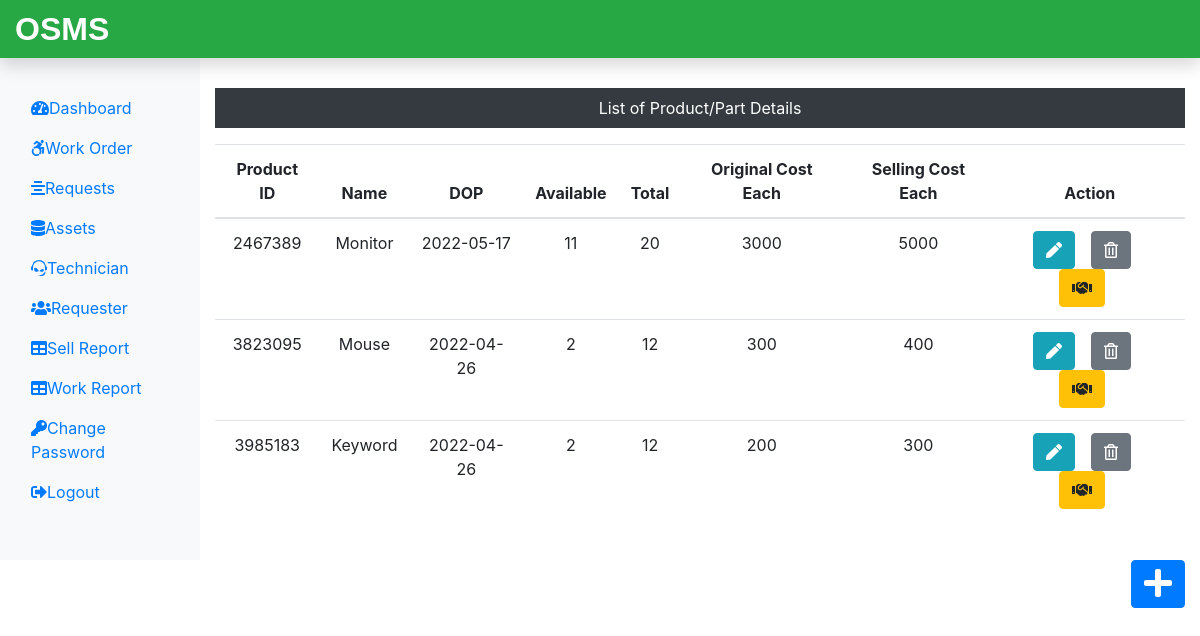
/Admin/assets.php (signed in), run on the app's committed database.
### tables this page shows
CREATE TABLE `assets_tb` (
  `pid` int(11) NOT NULL,
  `pname` varchar(60) NOT NULL,
  `pdop` date NOT NULL,
  `pava` int(11) NOT NULL,
  `ptotal` int(11) NOT NULL,
  `poriginalcost` int(11) NOT NULL,
  `psellingcost` int(11) NOT NULL
);

### Admin/assets.php (the view, shortened to what this page needs)
<?php
include('includes/header.php');
include('../dbconnection.php');
?>
<div class="col-sm-9 col-md-10 mt-5 text-center">
 <p class="bg-dark text-white p-2">List of Product/Part Details</p>
 <?php
  $sql = "SELECT * FROM assets_tb";
  $result = $conn->query($sql);
  if($result->num_rows > 0){
   echo '<table class="table">';
    echo '<thead>';
     echo '<tr>';
      echo '<th scope="col">Product ID</th>';
      echo '<th scope="col">Name</th>';
      echo '<th scope="col">DOP</th>';
      echo '<th scope="col">Available</th>';
      echo '<th scope="col">Total</th>';
      echo '<th scope="col">Original Cost Each</th>';
      echo '<th scope="col">Selling Cost Each</th>';
      echo '<th scope="col">Action</th>';
     echo '</tr>';
    echo '</thead>';
    echo '<tbody>';
     while($row = $result->fetch_assoc()){
      echo '<tr>';
       echo '<td>'.$row["pid"].'</td>';
       echo '<td>'.$row["pname"].'</td>';
       echo '<td>'.$row["pdop"].'</td>';
       echo '<td>'.$row["pava"].'</td>';
       echo '<td>'.$row["ptotal"].'</td>';
       echo '<td>'.$row["poriginalcost"].'</td>';
       echo '<td>'.$row["psellingcost"].'</td>';
       echo '<td>';
        echo '<form action="editproduct.php" class="d-inline" method="POST">';
         echo '<input type="hidden" name="id" value='.$row["pid"].'><button type="submit" class="btn btn-info mr-3" name="edit" value="Edit"><i class="fas fa-pen"></i></button>';
        echo '</form>';
        echo '<form action="" method="POST" class="d-inline">';
        echo '<input type="hidden" name="id" value='.$row["pid"].'><button type="submit" class="btn btn-secondary mr-3" name="delete" value="Delete"><i class="far fa-trash-alt"></i></button>';
       echo '</form>';
       echo '<form action="sellproduct.php" class="d-inline" method="POST">';
         echo '<input type="hidden" name="id" value='.$row["pid"].'><button type="submit" class="btn btn-warning mr-3" name="issue" value="Issue"><i class="fas fa-handshake"></i></button>';
        echo '</form>';
       echo '</td>';
      echo '</tr>';
     }
    echo '</tbody>';
   echo '</table>';
  } else {
   echo '0 Result';
  }
 ?>
</div>
  </div>
  <div class="float-right"><a href="addproduct.php" class="btn btn-primary"><i class="fas fa-plus fa-2x"></i></a></div>
 </div>
<?php include('includes/footer.php')?>

### data on the page
assets_tb: pid "2467389", pname "Monitor", pdop "2022-05-17", pava "11", ptotal "20", poriginalcost "3000", psellingcost "5000"
assets_tb: pid "3823095", pname "Mouse", pdop "2022-04-26", pava "2", ptotal "12", poriginalcost "300", psellingcost "400"
assets_tb: pid "3985183", pname "Keyword", pdop "2022-04-26", pava "2", ptotal "12", poriginalcost "200", psellingcost "300"
